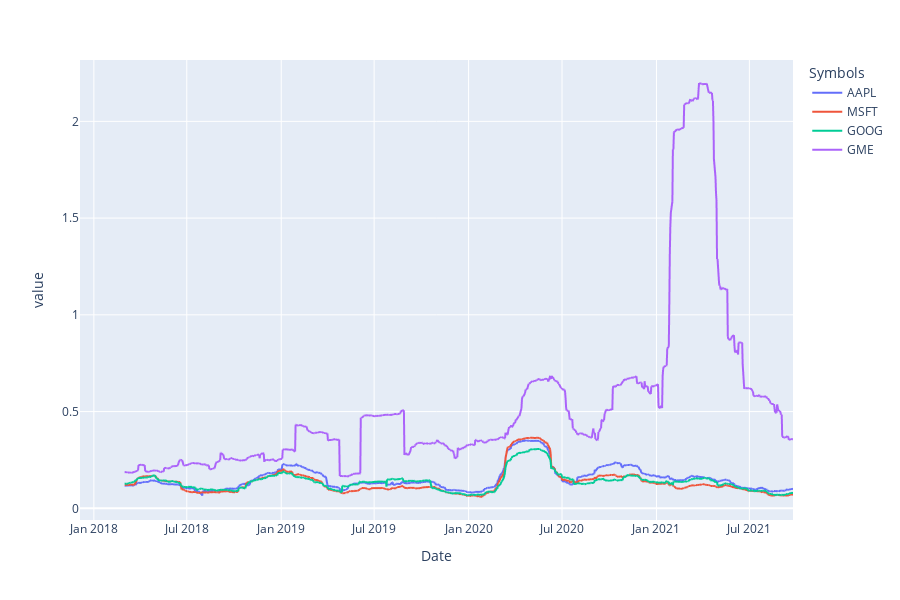

Notebook source saved alongside this figure:
### Code cell
#trailing volatility over time
#gives the markets trends either uptrends or downtrends of the market
Trading_Days=60 #trading window
volatility = log_returns.rolling(window=Trading_Days).std()*np.sqrt(Trading_Days)
volatility.plot().update_layout(autosize=False, width=900, height=600)
#buy during the downturn and sell during the upturn

### Figure 1 — Plotly figure (JSON) as saved in the notebook; plotly's stock layout.template omitted (floating-point values rounded to 4 significant figures; data arrays with more than 128 entries replaced by an {"elided": "..."} marker saying what was removed)
{"data": [{"hovertemplate": "Symbols=AAPL<br>Date=%{x}<br>value=%{y}<extra></extra>", "legendgroup": "AAPL", "line": {"color": "#636efa", "dash": "solid"}, "mode": "lines", "name": "AAPL", "showlegend": true, "type": "scattergl", "x": {"elided": "958 str values"}, "xaxis": "x", "y": {"elided": "958 float values"}, "yaxis": "y"}, {"hovertemplate": "Symbols=MSFT<br>Date=%{x}<br>value=%{y}<extra></extra>", "legendgroup": "MSFT", "line": {"color": "#EF553B", "dash": "solid"}, "mode": "lines", "name": "MSFT", "showlegend": true, "type": "scattergl", "x": {"elided": "958 str values"}, "xaxis": "x", "y": {"elided": "958 float values"}, "yaxis": "y"}, {"hovertemplate": "Symbols=GOOG<br>Date=%{x}<br>value=%{y}<extra></extra>", "legendgroup": "GOOG", "line": {"color": "#00cc96", "dash": "solid"}, "mode": "lines", "name": "GOOG", "showlegend": true, "type": "scattergl", "x": {"elided": "958 str values"}, "xaxis": "x", "y": {"elided": "958 float values"}, "yaxis": "y"}, {"hovertemplate": "Symbols=GME<br>Date=%{x}<br>value=%{y}<extra></extra>", "legendgroup": "GME", "line": {"color": "#ab63fa", "dash": "solid"}, "mode": "lines", "name": "GME", "showlegend": true, "type": "scattergl", "x": {"elided": "958 str values"}, "xaxis": "x", "y": {"elided": "958 float values"}, "yaxis": "y"}], "layout": {"autosize": false, "height": 600, "legend": {"title": {"text": "Symbols"}, "tracegroupgap": 0}, "margin": {"t": 60}, "width": 900, "xaxis": {"anchor": "y", "domain": [0, 1], "title": {"text": "Date"}}, "yaxis": {"anchor": "x", "domain": [0, 1], "title": {"text": "value"}}}}
